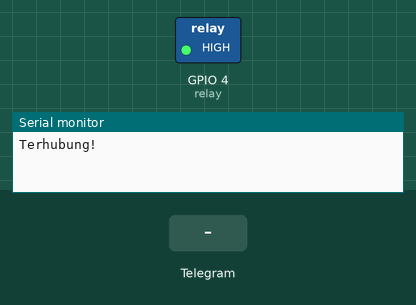
Recording of a sketch running on a simulated ESP8266 (NodeMCU). Shown: switched loads named in the sketch (green lamp = pin HIGH), the last lines printed to the serial monitor. Inputs (shaded band) come from the test bench.

Above: at 2.7 s.
2.8 s: Telegram message "LAMP ON" received
At 4.0 s:
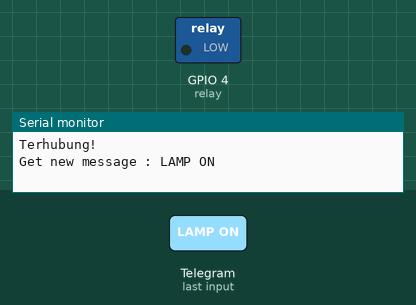
4.3 s: Telegram message "LAMP OFF" received
At 5.5 s:
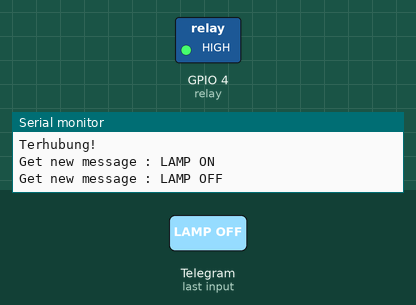
Timing chart, 0 to 7.3 s (numbered marks = the images above; inputs shaded):
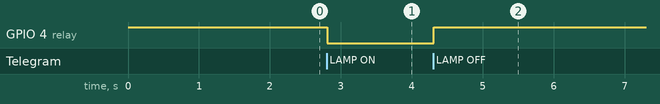

Measured:
- after the input at 2.8 s, GPIO 4 (relay): HIGH → LOW at once
- after the input at 4.3 s, GPIO 4 (relay): LOW → HIGH at once

The sketch:

IOT_LAMPU.ino
```cpp
#include "CTBot.h"
CTBot robot;
int relay=4;

void setup() {
  Serial.begin(115200);
  pinMode(relay,OUTPUT);
  digitalWrite(relay,HIGH);
  robot.wifiConnect("Rayan", "arrayyan");
  robot.setTelegramToken("1605810040:AAELmWG82oYAjGRnLjqM4Lj0qQqFucZpCZc");
  if(robot.testConnection())
  Serial.println("Terhubung!");
  else
  Serial.println("Error!");

}

void loop() {
  TBMessage pesan;

  if(robot.getNewMessage(pesan)){
    Serial.print("Get new message : ");
    Serial.println(pesan.text);
    if(pesan.text.equalsIgnoreCase("LAMP ON")){
      digitalWrite(relay,LOW);
      robot.sendMessage(pesan.sender.id,"LAMP IS ON");
    }
    else if(pesan.text.equalsIgnoreCase("LAMP OFF")){
      digitalWrite(relay,HIGH);
      robot.sendMessage(pesan.sender.id,"LAMP IS OFF");
    }
    else{
      String balas;
      balas="Sorry, the command is wrong. Try to send LAMP ON / LAMP OFF.";
      robot.sendMessage(pesan.sender.id,balas);
    }
  }

}
```
